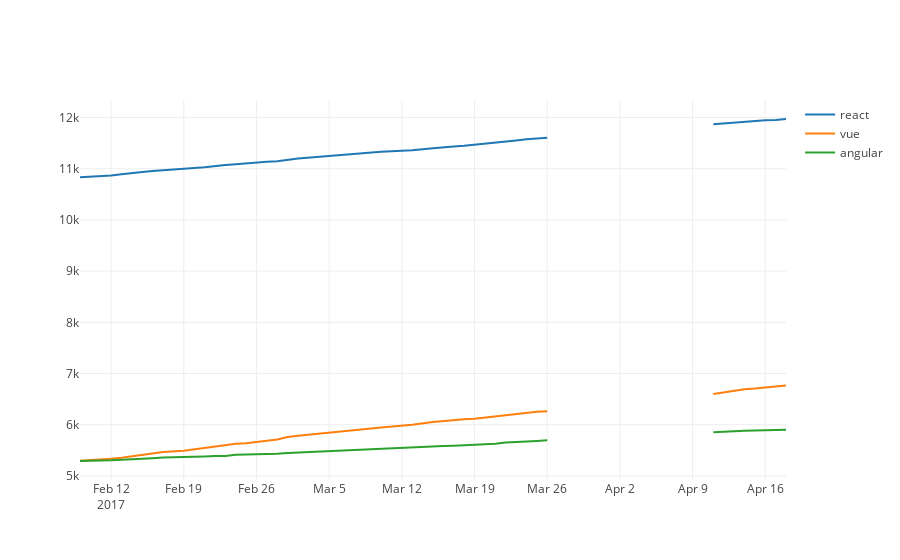

Notebook code cell kept with this figure:
### Code cell
compareBy = 'forks'

graphOverTime({
    "vue": getRepoOverTime('vue', 'JavaScript', compareBy),
    "react": getRepoOverTime('react', 'JavaScript', compareBy),
    "angular": getRepoOverTime('angular', 'TypeScript', compareBy),
})

"""
Trends
    Stars
        Steady increases

    Stars Today
        Angular spiked on March 24, the date Angular 4 was released
        
    Forks
        Vue surpassed Angular in forks
"""
